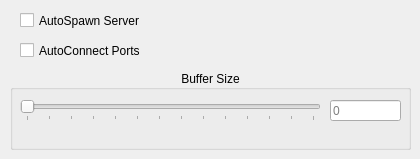
      <widget class="QWidget" name="page_7">
       <widget class="QCheckBox" name="jackAutospawnCheckBox">
        <property name="geometry">
         <rect>
          <x>20</x>
          <y>10</y>
          <width>141</width>
          <height>21</height>
         </rect>
        </property>
        <property name="text">
         <string>AutoSpawn Server</string>
        </property>
        <property name="tristate">
         <bool>true</bool>
        </property>
       </widget>
       <widget class="QGroupBox" name="groupBox_7">
        <property name="geometry">
         <rect>
          <x>10</x>
          <y>70</y>
          <width>401</width>
          <height>80</height>
         </rect>
        </property>
        <property name="toolTip">
         <string>The update buffer size, in samples, that the backend
will keep buffered to handle the server's real-time
processing requests. Must be a power of 2.</string>
        </property>
        <property name="title">
         <string>Buffer Size</string>
        </property>
        <property name="alignment">
         <set>Qt::AlignCenter</set>
        </property>
        <widget class="QLineEdit" name="jackBufferSizeLine">
         <property name="geometry">
          <rect>
           <x>320</x>
           <y>30</y>
           <width>71</width>
           <height>21</height>
          </rect>
         </property>
         <property name="placeholderText">
          <string>0</string>
         </property>
        </widget>
        <widget class="QSlider" name="jackBufferSizeSlider">
         <property name="geometry">
          <rect>
           <x>10</x>
           <y>30</y>
           <width>301</width>
           <height>21</height>
          </rect>
         </property>
         <property name="maximum">
          <number>13</number>
         </property>
         <property name="singleStep">
          <number>1</number>
         </property>
         <property name="pageStep">
          <number>4</number>
         </property>
         <property name="orientation">
          <enum>Qt::Horizontal</enum>
         </property>
         <property name="tickPosition">
          <enum>QSlider::TicksBelow</enum>
         </property>
         <property name="tickInterval">
          <number>1</number>
         </property>
        </widget>
       </widget>
       <widget class="QCheckBox" name="jackConnectPortsCheckBox">
        <property name="geometry">
         <rect>
          <x>20</x>
          <y>40</y>
          <width>141</width>
          <height>21</height>
         </rect>
        </property>
        <property name="text">
         <string>AutoConnect Ports</string>
        </property>
        <property name="tristate">
         <bool>true</bool>
        </property>
       </widget>
      </widget>
